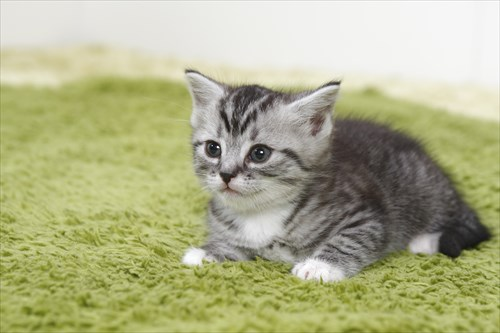
%> input picture image/little_cat.jpg, 500 x 333 px
$ octave kadai03.m   (GNU Octave 9; MATLAB toolbox functions it lacks are replaced by stand-ins)
%> lines starting %> are read from the running program, lines starting %| are printed output that depends on the picture; in (x1, y1, x2, y2) boxes, pixels count from 0 and x2, y2 are one past the last pixel; in counts of white or black regions, pixels touching at a corner belong together; the program's own positions count from 1
% 課題３　閾値処理
% 閾値を4パターン設定し,閾値処理した画像を示せ．

clear; % 変数のオールクリア

ORG=imread('little_cat.jpg'); % 原画像の入力
%> ORG is the input picture: size 333x500x3 uint8; mean R, G, B 175.2, 176.7, 137
ORG= rgb2gray(ORG); % カラー画像を白黒濃淡画像へ変換
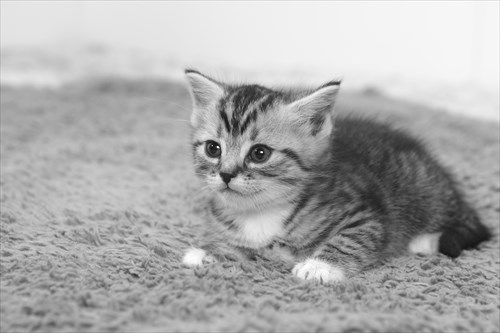
%> ORG: size 333x500 uint8; min 13, max 255, mean 171.7

imagesc(ORG); colormap(gray); colorbar; % 画像の表示
pause;

IMG = ORG > 50; % 輝度値が50以上の画素を1，その他を0に変換
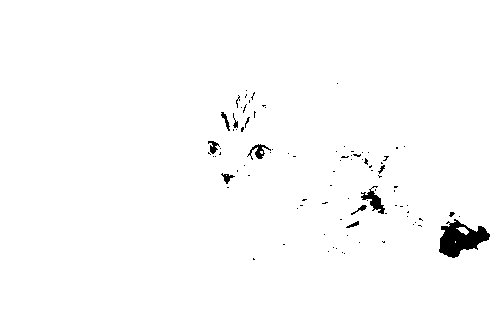
%> IMG: size 333x500 logical; 98.7% white; 92 black regions (82 under 20 px), largest, box (x1, y1, x2, y2) and area: (439, 219, 490, 258) 1098, (361, 186, 385, 214) 250, (247, 144, 271, 160) 138
imagesc(IMG); colormap(gray); colorbar;
pause;

IMG = ORG > 100;
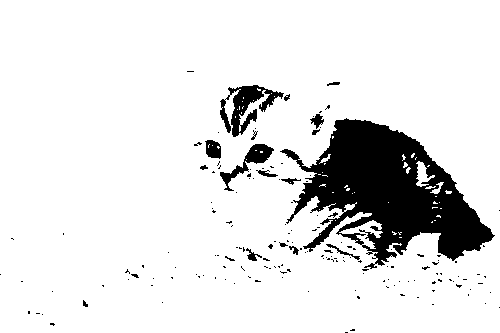
%> IMG: size 333x500 logical; 88.8% white; 166 black regions (148 under 20 px), largest, box (x1, y1, x2, y2) and area: (280, 118, 495, 269) 15274, (220, 85, 284, 137) 1292, (220, 144, 274, 191) 642
imagesc(IMG); colormap(gray); colorbar;
pause;

IMG = ORG > 150;
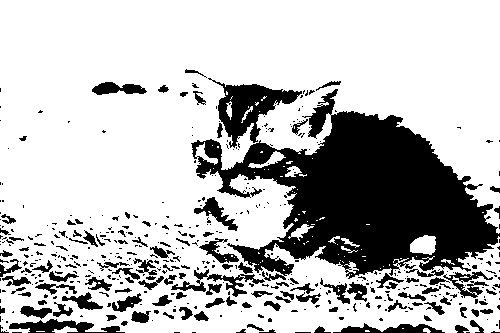
%> IMG: size 333x500 logical; 74.1% white; 474 black regions (356 under 20 px), largest, box (x1, y1, x2, y2) and area: (191, 89, 500, 281) 27445, (208, 78, 302, 148) 2452, (9, 319, 125, 333) 819
imagesc(IMG); colormap(gray); colorbar;
pause;

IMG = ORG > 200;
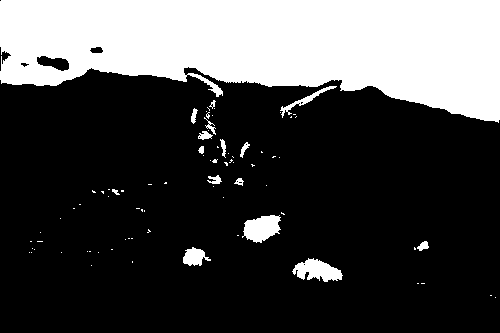
%> IMG: size 333x500 logical; 27.9% white; 80 white regions (64 under 20 px), largest, box (x1, y1, x2, y2) and area: (0, 0, 500, 123) 43590, (242, 215, 281, 243) 746, (292, 258, 343, 282) 731
imagesc(IMG); colormap(gray); colorbar;
